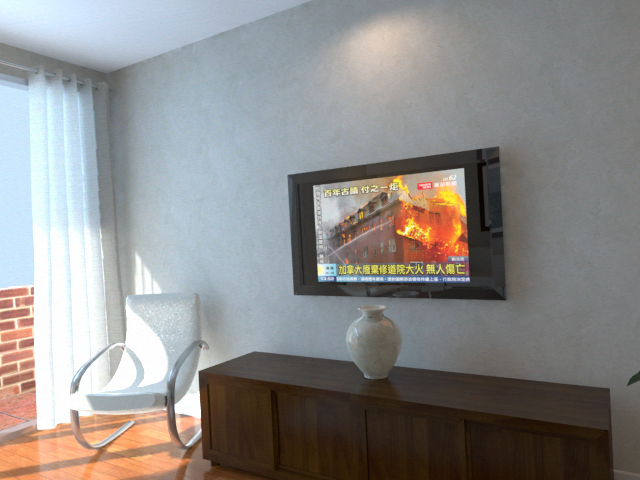
#> input picture week_two/img/250.png, 640 x 480 px
$ python my_sift.py
#> lines starting #> are read from the running program, lines starting #| are printed output that depends on the picture; long printed decimals are rounded
import operator

import cv2
import matplotlib.pyplot as plt
import numpy as np


def calculate_instance(des1, des2):
    inst = 0.0
    for i in range(0, 128):
        inst += (des1[i] - des2[i]) ** 2
    return inst


def calculate_Allinstance(des, descriptors):
    insts = {}
    for i, des2 in enumerate(descriptors):
        inst = calculate_instance(des, des2)
        insts[i] = inst
    sortinsts = sorted(insts.items(), key=operator.itemgetter(1), reverse=False)
    return sortinsts[0], sortinsts[1]


if __name__ == '__main__':
    img1 = cv2.imread('img/250.png', 0)
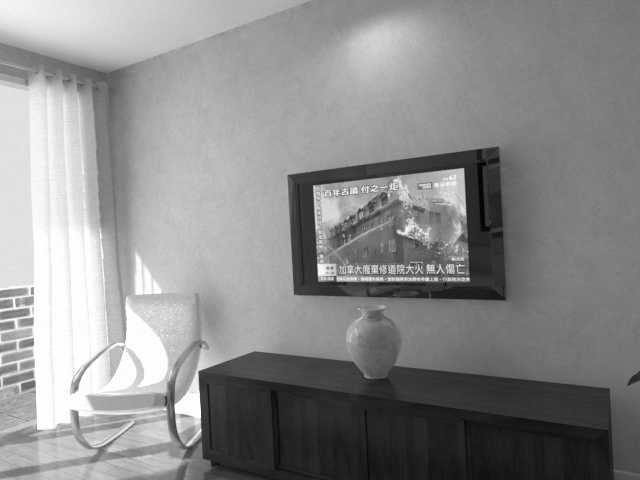
#> img1: shape (480, 640); min 3, max 255, mean 139.5
    img2 = cv2.imread('img/366.png', 0)
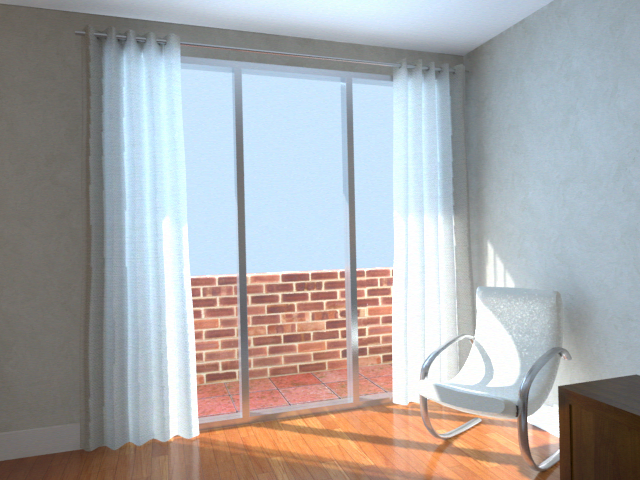
#> input picture week_two/img/366.png, 640 x 480 px
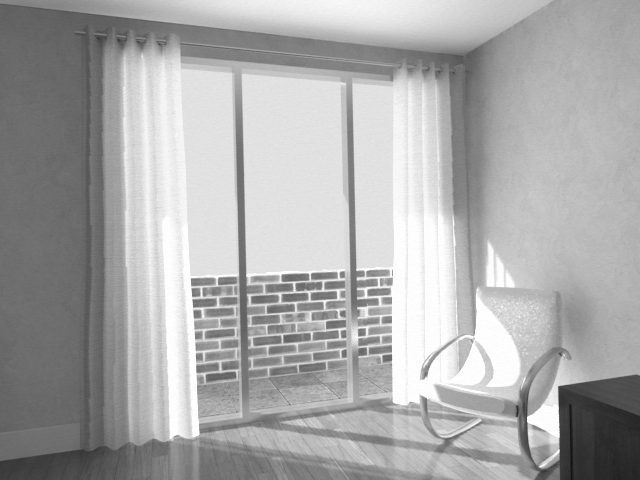
#> img2: shape (480, 640); min 15, max 255, mean 170.4
    sift = cv2.SIFT_create()
    kp1, des1 = sift.detectAndCompute(img1, None)
#> kp1 = 607 keypoints; strongest (x, y, size): (451, 187, 22), (468, 279, 2.6), (436, 279, 2.8), (427, 279, 2.8)
    kp2, des2 = sift.detectAndCompute(img2, None)
#> kp2 = 843 keypoints; strongest (x, y, size): (547, 419, 20.6), (558, 451, 2.4), (197, 314, 4.9), (425, 373, 5.8)

    print(img1.shape)
#| (480, 640)
    print(img2.shape)
#| (480, 640)
    print(len(kp1), len(des1))
#| 607 607
    print(len(kp2), len(des2))
#| 843 843
    print(kp1[0].pt[1])
#| 339.759
    matches = {}
    for i, des in enumerate(des1):
#> (the run stopped early here; a loop or call above may not have finished)
